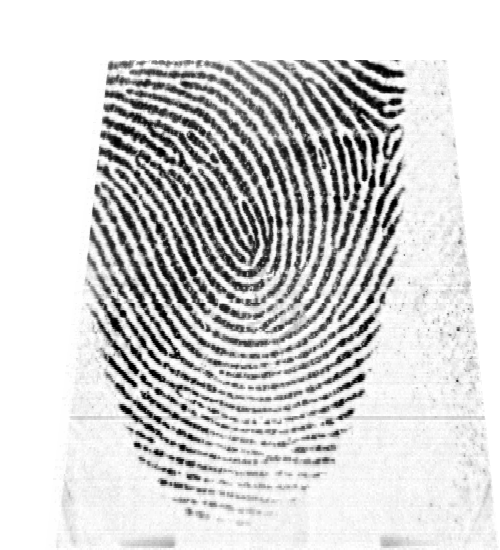
#> input picture LecturaYGuardadoHuellas/LecturaYGuardadoHuellas/Data set/Alma/h1.bmp, 500 x 550 px, found by its file name
$ python preprocesamiento.py
#> lines starting #> are read from the running program, lines starting #| are printed output that depends on the picture
import cv2
import numpy as np

# Reading the input image
img = cv2.imread(r"C:\Users\mival\source\repos\CryptoRA\LecturaYGuardadoHuellas\LecturaYGuardadoHuellas\Data set\Alan\h1.bmp", 0)
#> img is the input picture: shape (550, 500); min 0, max 255, mean 210.8

# Taking a matrix of size 5 as the kernel
kernel = np.ones((5,5), np.uint8)

# The first parameter is the original image,
# kernel is the matrix with which image is
# convolved and third parameter is the number
# of iterations, which will determine how much
# you want to erode/dilate a given image.
img_dilation = cv2.dilate(img, kernel, iterations=1)
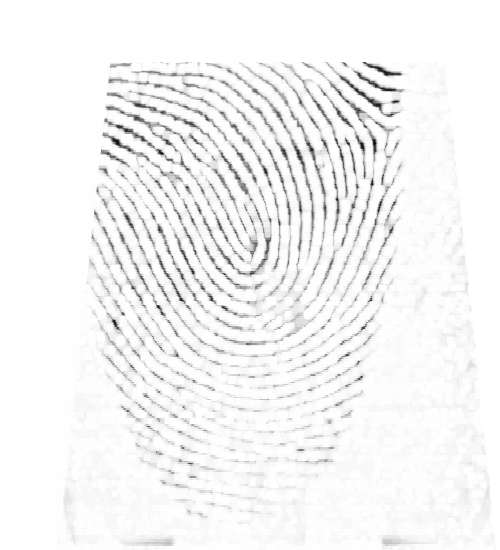
#> img_dilation: shape (550, 500); min 10, max 255, mean 244.3
img_erosion = cv2.erode(img_dilation, kernel, iterations=1)
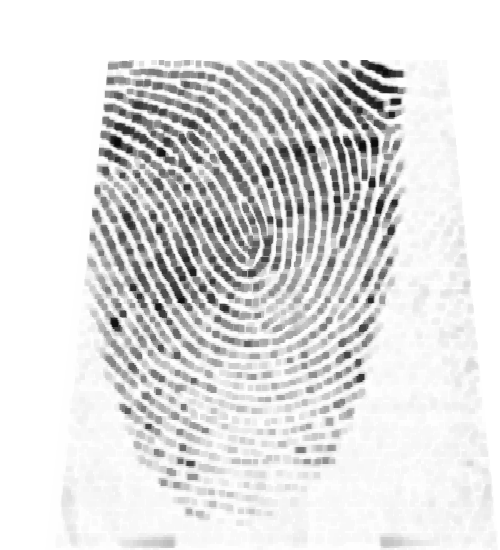
#> img_erosion: shape (550, 500); min 10, max 255, mean 223.8
img_opening = cv2.morphologyEx(img_erosion, cv2.MORPH_OPEN, kernel)
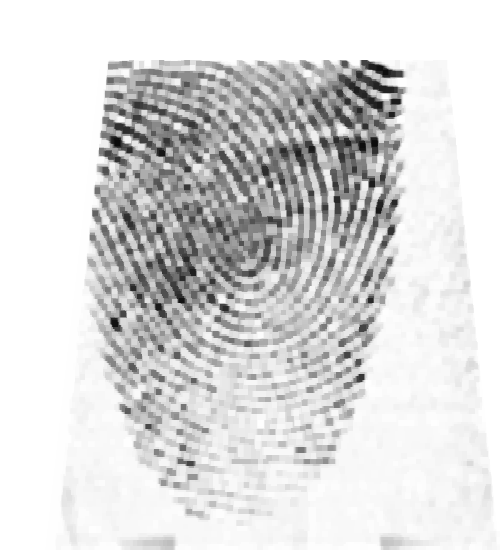
#> img_opening: shape (550, 500); min 10, max 255, mean 218

cv2.imshow('Input', img)
cv2.imshow('Erosion', img_erosion)
cv2.imshow('Dilation', img_dilation)
cv2.imshow('Opening', img_opening)

cv2.waitKey(0)

$ run again, with LecturaYGuardadoHuellas/LecturaYGuardadoHuellas/Data set/Alma/h10.bmp copied over LecturaYGuardadoHuellas/LecturaYGuardadoHuellas/Data set/Alma/h1.bmp
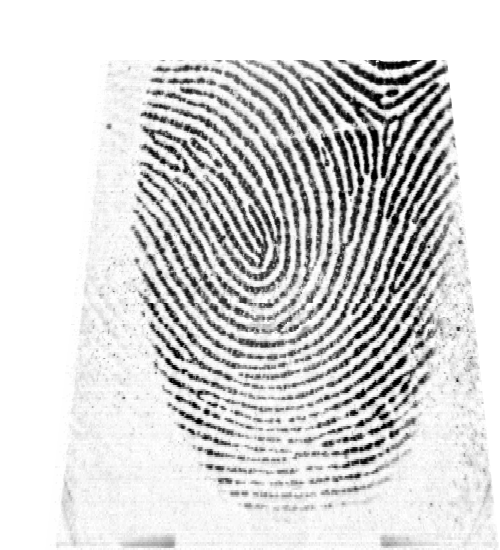
#> input picture LecturaYGuardadoHuellas/LecturaYGuardadoHuellas/Data set/Alma/h10.bmp, 500 x 550 px, found by its file name
#> img is the input picture: shape (550, 500); min 0, max 255, mean 214
#> `img_dilation = cv2.dilate(img, kernel, iterations=1)`:
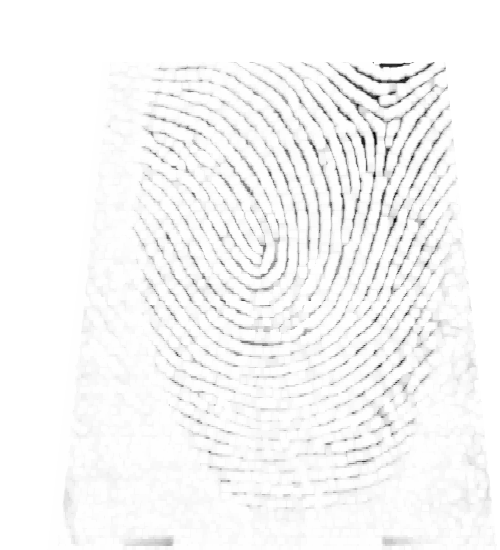
#> img_dilation: shape (550, 500); min 3, max 255, mean 246.5
#> `img_opening = cv2.morphologyEx(img_erosion, cv2.MORPH_OPEN, kernel)`:
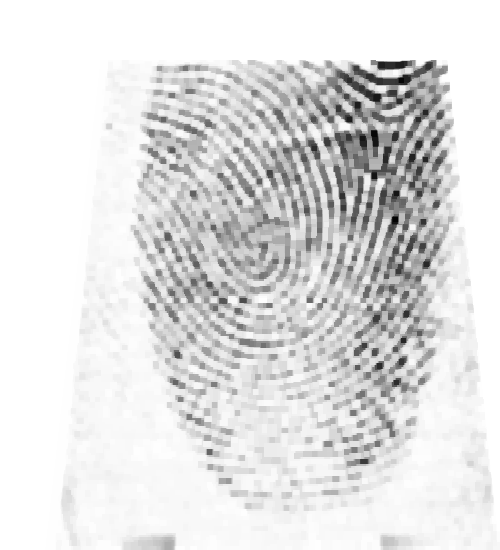
#> img_opening: shape (550, 500); min 3, max 255, mean 224.4

$ run again, with LecturaYGuardadoHuellas/LecturaYGuardadoHuellas/Data set/Alma/h2.bmp copied over LecturaYGuardadoHuellas/LecturaYGuardadoHuellas/Data set/Alma/h1.bmp
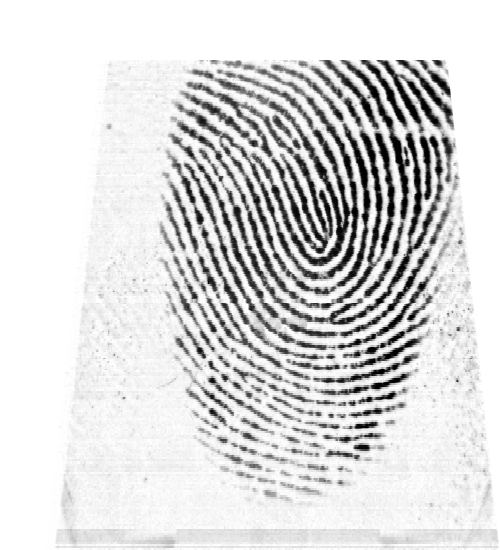
#> input picture LecturaYGuardadoHuellas/LecturaYGuardadoHuellas/Data set/Alma/h2.bmp, 500 x 550 px, found by its file name
#> img is the input picture: shape (550, 500); min 0, max 255, mean 218
#> `img_dilation = cv2.dilate(img, kernel, iterations=1)`:
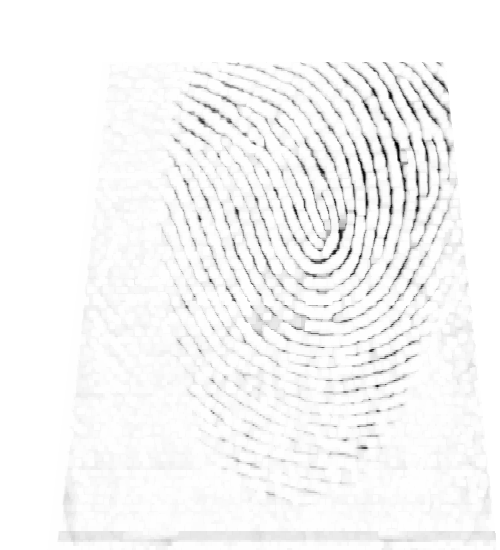
#> img_dilation: shape (550, 500); min 0, max 255, mean 246.3
#> `img_opening = cv2.morphologyEx(img_erosion, cv2.MORPH_OPEN, kernel)`:
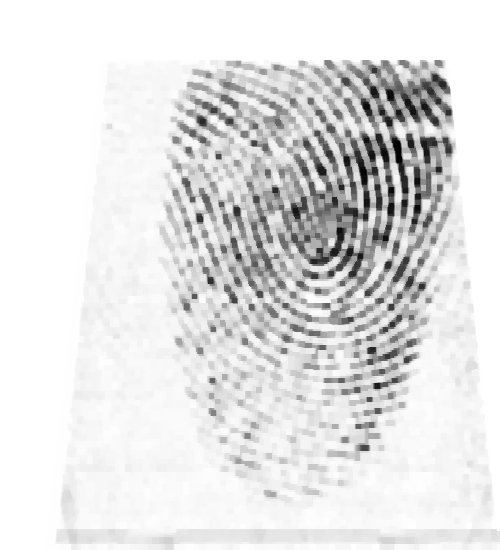
#> img_opening: shape (550, 500); min 0, max 255, mean 226.3
